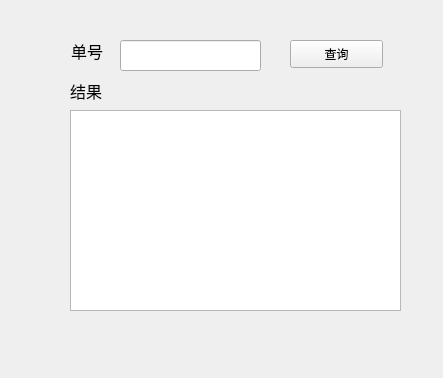
<?xml version="1.0" encoding="UTF-8"?>
<ui version="4.0">
 <class>Form2</class>
 <widget class="QWidget" name="Form2">
  <property name="geometry">
   <rect>
    <x>0</x>
    <y>0</y>
    <width>443</width>
    <height>378</height>
   </rect>
  </property>
  <property name="windowTitle">
   <string>Form</string>
  </property>
  <widget class="QLabel" name="label">
   <property name="geometry">
    <rect>
     <x>71</x>
     <y>40</y>
     <width>81</width>
     <height>21</height>
    </rect>
   </property>
   <property name="font">
    <font>
     <family>Arial</family>
     <pointsize>12</pointsize>
    </font>
   </property>
   <property name="text">
    <string>单号</string>
   </property>
  </widget>
  <widget class="QLineEdit" name="lineEdit_deliverynumber">
   <property name="geometry">
    <rect>
     <x>120</x>
     <y>40</y>
     <width>141</width>
     <height>31</height>
    </rect>
   </property>
  </widget>
  <widget class="QPushButton" name="pushButton_query">
   <property name="geometry">
    <rect>
     <x>290</x>
     <y>40</y>
     <width>93</width>
     <height>28</height>
    </rect>
   </property>
   <property name="text">
    <string>查询</string>
   </property>
  </widget>
  <widget class="QTextBrowser" name="textBrowser_deliveryresult">
   <property name="geometry">
    <rect>
     <x>70</x>
     <y>110</y>
     <width>331</width>
     <height>201</height>
    </rect>
   </property>
  </widget>
  <widget class="QLabel" name="label_2">
   <property name="geometry">
    <rect>
     <x>70</x>
     <y>80</y>
     <width>81</width>
     <height>21</height>
    </rect>
   </property>
   <property name="font">
    <font>
     <family>Arial</family>
     <pointsize>12</pointsize>
    </font>
   </property>
   <property name="text">
    <string>结果</string>
   </property>
  </widget>
 </widget>
 <resources/>
 <connections/>
</ui>
